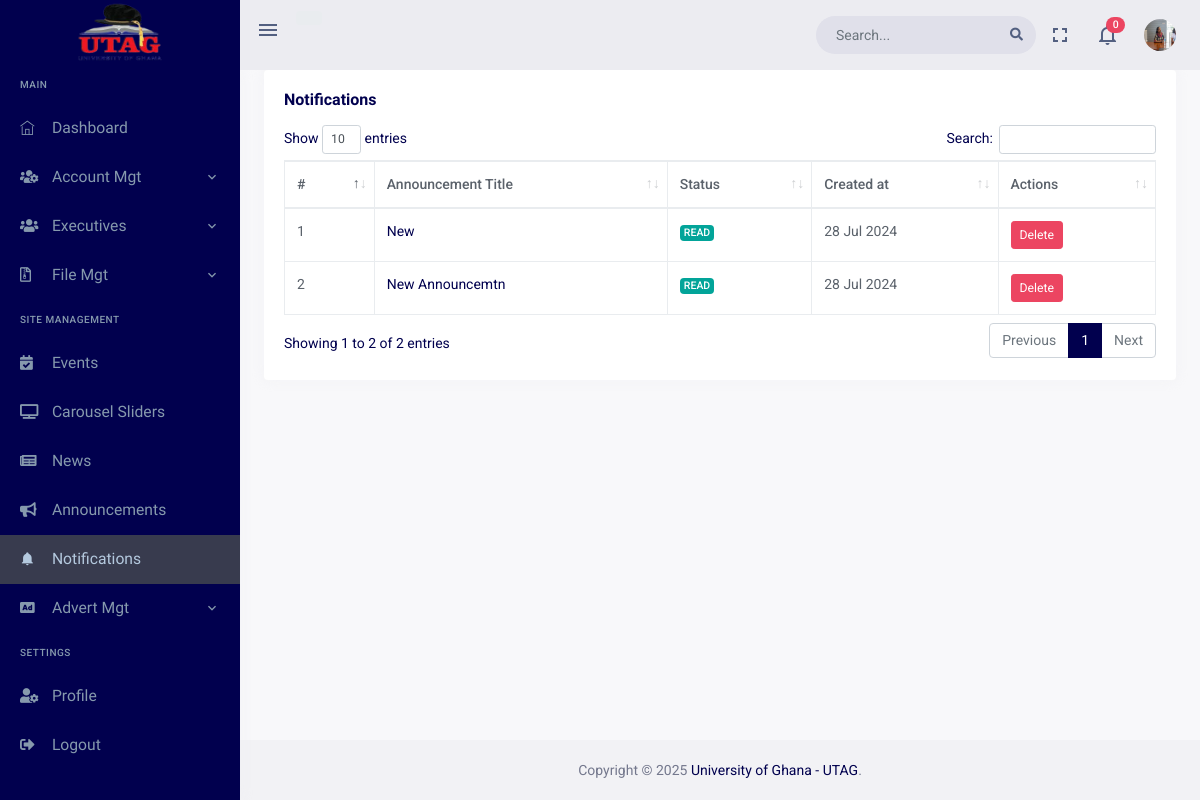
Page /dashboard/notifications (signed in) on the earlier database version.
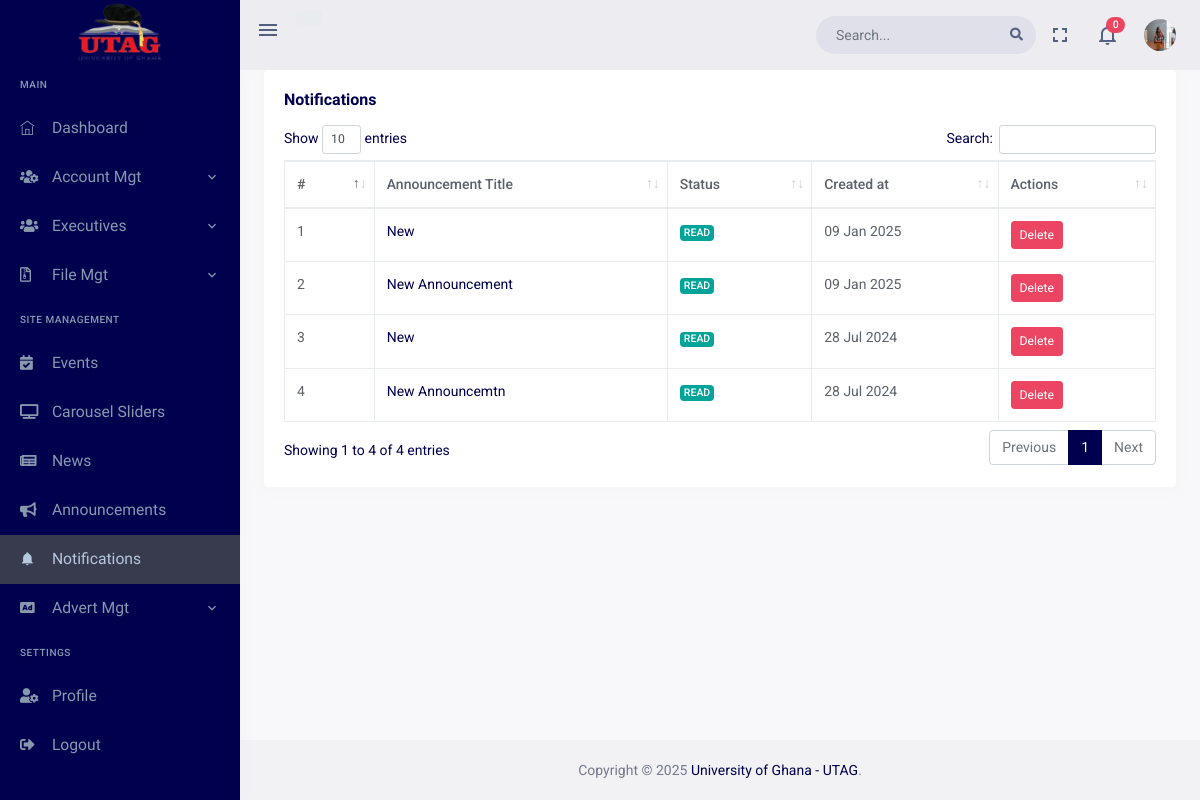
Same page on the later database version.
### dashboard/models.py (models this page shows, shortened)
class Notification(models.Model):
    STATUS_CHOICES = (
        ('UNREAD', 'Unread'),
        ('READ', 'Read'),
    )
    user = models.ForeignKey(settings.AUTH_USER_MODEL, on_delete=models.CASCADE)
    announcement = models.ForeignKey('Announcement', on_delete=models.CASCADE)
    status = models.CharField(max_length=20, choices=STATUS_CHOICES, default='UNREAD')
    created_at = models.DateTimeField(auto_now_add=True)

class Announcement(models.Model):
    STATUS_CHOICES = (
        ('DRAFT', 'Draft'),
        ('PUBLISHED', 'Published'),
        ('ARCHIVED', 'Archived'),
    )
    TARGET_CHOICES = (
        ('everyone', 'Everyone'),
        ('specific_groups', 'Specific Groups'),
    )
    title = models.CharField(max_length=100)
    content = HTMLField()
    status = models.CharField(max_length=20, choices=STATUS_CHOICES, default='DRAFT')
    created_by = models.ForeignKey(settings.AUTH_USER_MODEL, on_delete=models.CASCADE)
    created_at = models.DateTimeField(auto_now_add=True)
    updated_at = models.DateTimeField(auto_now=True)
    target = models.CharField(max_length=20, choices=TARGET_CHOICES, default='everyone')
    target_groups = models.ManyToManyField(Group, blank=True)

### dashboard/views/notifications.py (the view)
# urls.py: path('notifications', views.NotificationsView.as_view(), name='notifications'),
class NotificationsView(View):
    template_name = 'dashboard_pages/notifications.html'
    @method_decorator(MustLogin)
    def get(self, request):
        user_notifications = Notification.objects.filter(user=request.user).order_by('-created_at')
        notifications = Notification.objects.filter(user=request.user).order_by('-created_at')[:5]
        notification_count = Notification.objects.filter(user=request.user, status='UNREAD').count()
        context = {
            'notifications': notifications,
            'notification_count': notification_count,
            'user_notifications': user_notifications
        }
        return render(request, self.template_name, context)

### accounts/models.py (called while the page is built)
    def get_full_name(self):
        if self.other_name:
            return f'{self.title} {self.first_name} {self.other_name} {self.last_name}'
        else:
            return f'{self.title} {self.first_name} {self.last_name}'

    def get_profile_pic_url(self):
        return self.profile_pic.url if self.profile_pic else '/static/dashboard/assets/images/users/profile.png'

### dashboard/templates/dashboard_pages/notifications.html (shortened to what this page needs)
{% extends "base/dashboard_base.html" %}
{% load static %}
{% block content %}
<div class="page-content">
  <div class="container-fluid">
    <div class="row">
      <div class="col-12">
        <div class="card">
          <div class="card-body">
            <h4 class="card-title">Notifications</h4>
            <div class="mt-3">
              <table id="datatable" class="table table-bordered dt-responsive nowrap" style="border-collapse: collapse; border-spacing: 0; width: 100%;">
                <thead>
                  <tr>
                    <th>#</th>
                    <th>Announcement Title</th>
                    <th>Status</th>
                    <th>Created at</th>
                    <th>Actions</th>
                  </tr>
                </thead>
                <tbody>
                  {% for notification in user_notifications %}
                  <tr>
                    <td>{{ forloop.counter }}</td>
                    <td>
                      <a href="#" class="view-details" data-id="{{ notification.id }}" data-bs-toggle="modal" data-bs-target="#detailsModal">
                        {{ notification.announcement.title }}
                      </a>
                    </td>
                    <td>
                      <span class="badge {% if notification.status == 'READ' %} bg-success {% else %} bg-warning {% endif %}">
                        {{ notification.status }}
                      </span>
                    </td>
                    <td>{{ notification.created_at|date:"d M Y" }}</td>
                    <td>
                      <a href="{% url 'dashboard:delete_notification' notification_id=notification.id %}" class="btn btn-sm btn-danger">Delete</a>
                    </td>
                  </tr>
                  {% endfor %}
                </tbody>
              </table>
            </div>
          </div>
        </div>
      </div>
    </div>
  </div>
</div>
{% endblock content %}
{% block my_styles %}
 <link href="{% static 'dashboard/assets/libs/datatables.net-bs4/css/dataTables.bootstrap4.min.css' %}" rel="stylesheet" type="text/css">
 <link href="{% static 'dashboard/assets/libs/datatables.net-buttons-bs4/css/buttons.bootstrap4.min.css' %}" rel="stylesheet" type="text/css">
 <link href="{% static 'dashboard/assets/libs/datatables.net-responsive-bs4/css/responsive.bootstrap4.min.css' %}" rel="stylesheet" type="text/css">
 {% endblock my_styles %}

Differences in the rows shown:
added Notification: announcement "New", status "READ", created_at "09 Jan 2025"
added Notification: announcement "New Announcement", status "READ", created_at "09 Jan 2025"
Other differences:
text written by a page script: "Show entries Search: Showing 1 to 2 of 2 entries Previous 1 Next" → "Show entries Search: Showing 1 to 4 of 4 entries Previous 1 Next"
